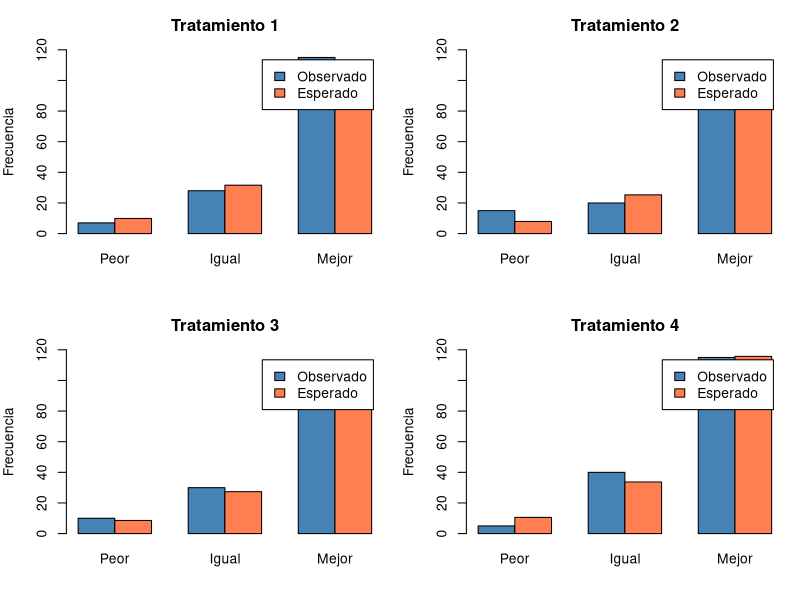
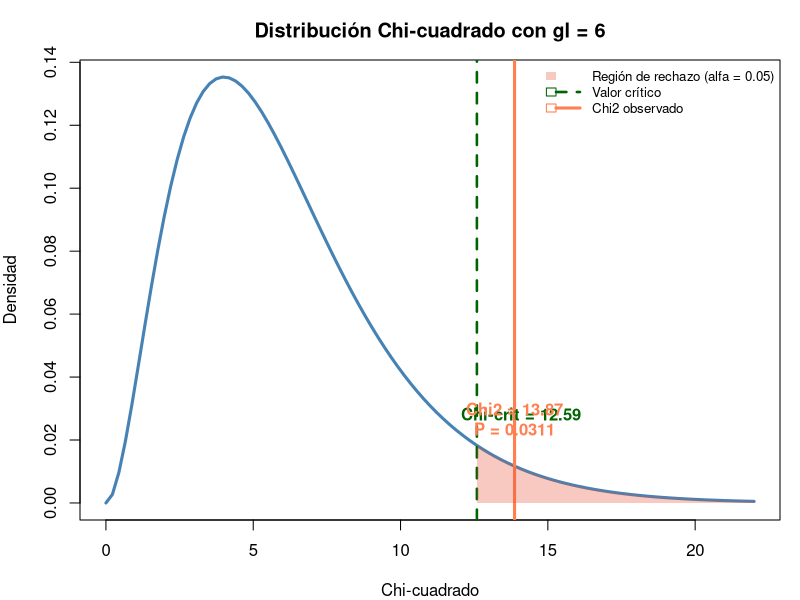
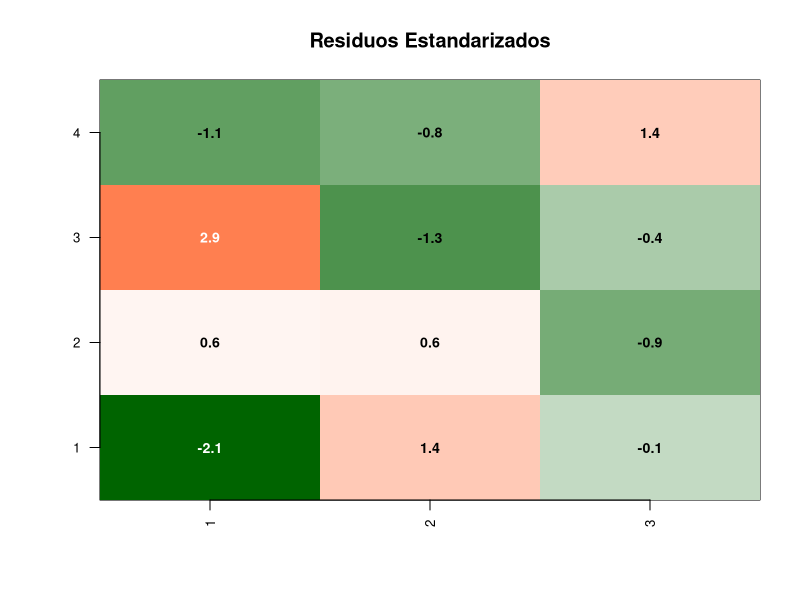
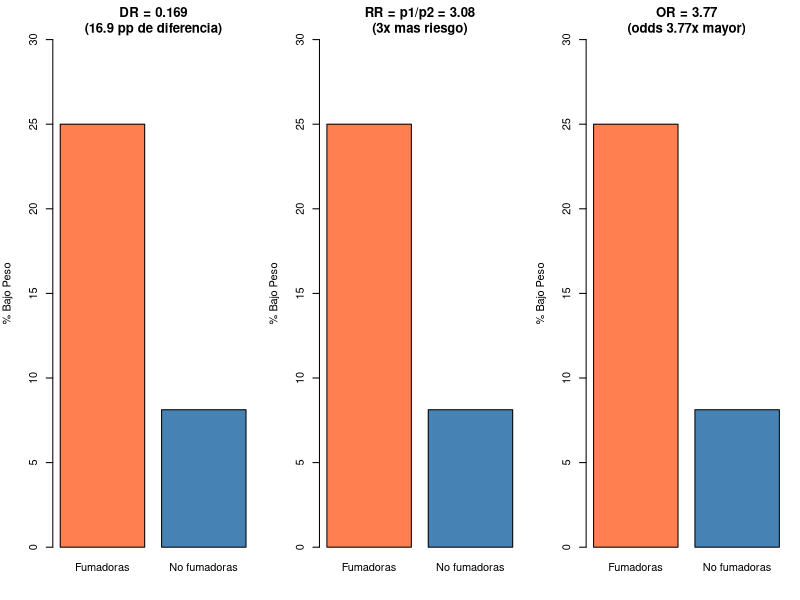
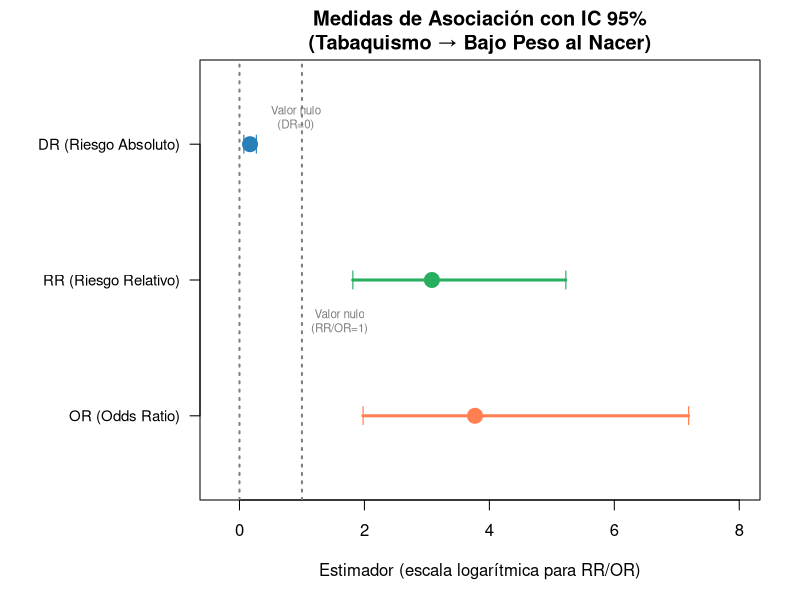
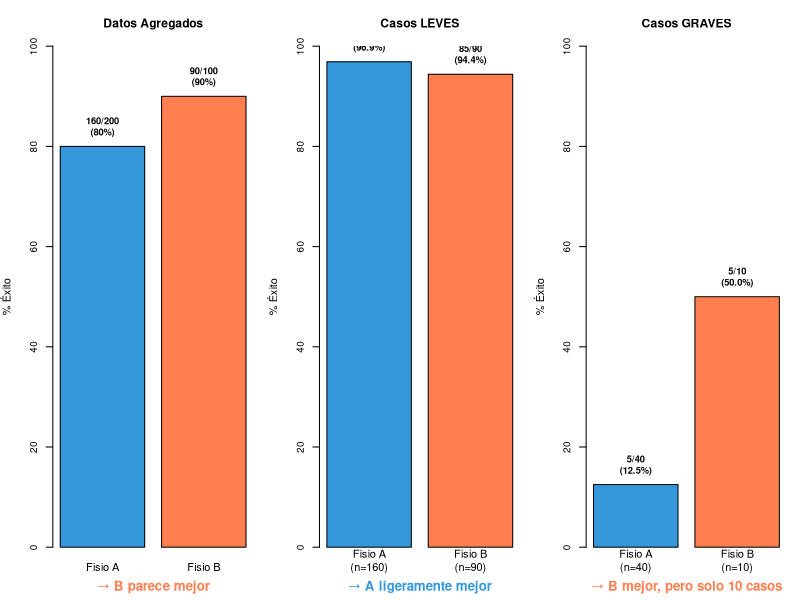
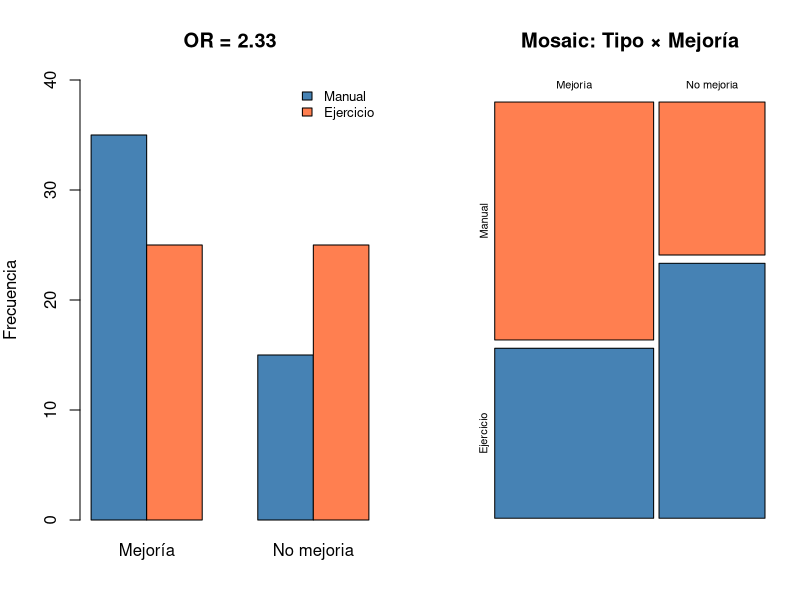

Write the R code that produced these figures, in order.
## ---- chunk 1
trat <- matrix(c(7,28,115,15,20,85,10,30,90,5,40,115), nrow=4, byrow=TRUE)
round(chisq.test(trat)$expected, 2)
## ---- chunk 2
#| fig-height: 5.5
O <- matrix(c(7,28,115, 15,20,85, 10,30,90, 5,40,115), nrow=4, byrow=TRUE)
E <- matrix(c(9.91,31.61,108.48, 7.93,25.29,86.79, 8.59,27.39,94.02, 10.57,33.71,115.71), nrow=4, byrow=TRUE)

par(mfrow=c(2,2), mar=c(4,4,3,1))
for(i in 1:4){
  barplot(rbind(O[i,], E[i,]), beside=TRUE, names=c("Peor","Igual","Mejor"),
          col=c("steelblue","coral"), main=paste("Tratamiento",i),
          ylab="Frecuencia", ylim=c(0,120), legend=c("Observado","Esperado"))
}
par(mfrow=c(1,1))
## ---- chunk 3
chi <- chisq.test(trat)
cat("χ²exp =", round(chi$statistic,2), "| gl =", chi$parameter,
    "| P =", round(chi$p.value,4))
## ---- chunk 4
#| fig-height: 5
gl <- 6
chi_exp <- 13.87
chi_crit <- qchisq(0.95, gl)
p_val <- round(1 - pchisq(chi_exp, gl), 4)

curve(dchisq(x, gl), 0, 22, lwd = 3, col = "steelblue",
      main = "Distribución Chi-cuadrado con gl = 6",
      xlab = "Chi-cuadrado", ylab = "Densidad")
abline(v = chi_crit, col = "darkgreen", lwd = 2.5, lty = 2)
abline(v = chi_exp, col = "coral", lwd = 3)
# Región de rechazo
xr <- seq(chi_crit, 22, 0.01)
yr <- dchisq(xr, gl)
polygon(c(xr, rev(xr)), c(yr, rep(0, length(yr))),
        col = rgb(0.9, 0.3, 0.2, 0.3), border = NA)
# Etiquetas
text(chi_crit + 1.5, dchisq(chi_crit, gl) + 0.01,
     "Chi-crit = 12.59", col = "darkgreen", font = 2)
text(chi_exp, dchisq(chi_exp, gl) + 0.015,
     paste0("Chi2 = ", chi_exp, "\nP = ", p_val), col = "coral", font = 2)
legend("topright", c("Región de rechazo (alfa = 0.05)", "Valor crítico", "Chi2 observado"),
       fill = c(rgb(0.9, 0.3, 0.2, 0.3), NA, NA),
       border = c(NA, "darkgreen", "coral"),
       lty = c(NA, 2, 1), lwd = c(NA, 2.5, 3),
       col = c(NA, "darkgreen", "coral"), bty = "n", cex = 0.8)
## ---- chunk 5
chi <- chisq.test(trat)
round(chi$stdres, 2)
# Visualización: heatmap de residuos
par(mfrow=c(1,1), mar=c(5,5,4,2))
sr <- chi$stdres
# Invertir filas para que coincida con el orden visual
image(1:ncol(sr), 1:nrow(sr), t(sr[nrow(sr):1,]),
      col=colorRampPalette(c("darkgreen","white","coral"))(100),
      main="Residuos Estandarizados", xlab="", ylab="", xaxt="n", yaxt="n")
axis(1, at=1:ncol(sr), labels=colnames(sr), las=2, cex.axis=0.8)
axis(2, at=nrow(sr):1, labels=rownames(sr), las=2, cex.axis=0.8)
for(i in 1:nrow(sr))
  for(j in 1:ncol(sr))
    text(j, nrow(sr)-i+1, round(sr[i,j],1), 
         col=ifelse(abs(sr[i,j])>2,"white","black"), font=2, cex=0.85)

## ---- chunk 6
tumor <- matrix(c(23,9,6,21,4,3,34,24,17), nrow=3, byrow=TRUE)
chi2 <- chisq.test(tumor)
cat("χ²exp =", round(chi2$statistic,2), "| gl =", chi2$parameter,
    "| P =", round(chi2$p.value,4))
# χ²exp = 7.84, gl = 4, P = 0.0975 → No significativo (pero hay indicios)
## ---- chunk 7
tabla <- matrix(c(20,26,60,294), nrow=2)
chi_yates  <- chisq.test(tabla, correct=TRUE)
chi_pearson <- chisq.test(tabla, correct=FALSE)
cat("Yates: χ² =", round(chi_yates$statistic,2), "| P =", format(chi_yates$p.value, digits=4))
cat("\nPearson: χ² =", round(chi_pearson$statistic,2), "| P =", format(chi_pearson$p.value, digits=4))
## ---- chunk 8
#| fig-height: 5.2
par(mfrow=c(1,3), mar=c(4,4,3,1))
# DR
p1<-20/80; p2<-26/320
barplot(c(p1,p2)*100, names=c("Fumadoras","No fumadoras"), col=c("coral","steelblue"),
        main=paste0("DR = ",round(p1-p2,3),"\n(",round((p1-p2)*100,1)," pp de diferencia)"),
        ylab="% Bajo Peso", ylim=c(0,30))
# RR = 3.08
barplot(c(p1,p2)*100, names=c("Fumadoras","No fumadoras"), col=c("coral","steelblue"),
        main=paste0("RR = p1/p2 = ",round(p1/p2,2),"\n(3x mas riesgo)"),
        ylab="% Bajo Peso", ylim=c(0,30))
# OR = 3.77
barplot(c(p1,p2)*100, names=c("Fumadoras","No fumadoras"), col=c("coral","steelblue"),
        main=paste0("OR = ",round((20*294)/(26*60),2),"\n(odds 3.77x mayor)"),
        ylab="% Bajo Peso", ylim=c(0,30))
par(mfrow=c(1,1))
## ---- chunk 9
O11<-20; O12<-26; O21<-60; O22<-294; C1<-80; C2<-320
d  <- O11/C1 - O12/C2
R  <- (O11/C1) / (O12/C2)
O  <- (O11*O22)/(O12*O21)
cat("Riesgo Absoluto d =", round(d,3),
    "\nRiesgo Relativo R =", round(R,3),
    "\nOdds Ratio      O =", round(O,3))
## ---- chunk 10
#| fig-height: 4.5
# Forest plot de las medidas de asociación con IC 95%
medidas <- c("DR (Riesgo Absoluto)", "RR (Riesgo Relativo)", "OR (Odds Ratio)")
estimador <- c(0.169, 3.08, 3.77)
ic_inf <- c(0.069, 1.813, 1.976)
ic_sup <- c(0.268, 5.222, 7.189)
valor_nulo <- c(0, 1, 1)
colores <- c("#2980b9", "#27ae60", "coral")

par(mar = c(5, 10, 3, 2))
plot(estimador, 3:1, pch = 19, cex = 2, col = colores,
     xlim = c(-0.3, 8), ylim = c(0.5, 3.5), yaxt = "n",
     xlab = "Estimador (escala logarítmica para RR/OR)", ylab = "",
     main = "Medidas de Asociación con IC 95%\n(Tabaquismo → Bajo Peso al Nacer)",
     log = "")
axis(2, at = 3:1, labels = medidas, las = 1, cex.axis = 0.9)
# Intervalos de confianza
for(i in 1:3) {
  lines(c(ic_inf[i], ic_sup[i]), c(3-i+1, 3-i+1), lwd = 3, col = colores[i])
  points(ic_inf[i], 3-i+1, pch = "|", cex = 1.2, col = colores[i])
  points(ic_sup[i], 3-i+1, pch = "|", cex = 1.2, col = colores[i])
}
# Líneas de valor nulo
abline(v = 0, lty = 3, col = "grey50", lwd = 2)
text(0.9, 3.2, "Valor nulo\n(DR=0)", col = "grey50", cex = 0.7)
abline(v = 1, lty = 3, col = "grey50", lwd = 2)
text(1.6, 1.7, "Valor nulo\n(RR/OR=1)", col = "grey50", cex = 0.7)
## ---- chunk 11
n12<-15; n21<-31
z_exp <- (abs(n12-n21)-1)/sqrt(n12+n21)
P <- 2*(1-pnorm(z_exp))
cat("zexp =", round(z_exp,3), "| P =", round(P,4))
## ---- chunk 12
n<-166; n12<-15; n21<-31; z_a<-qnorm(0.975)
d <- (n12-n21)/n
se <- sqrt((n12+n21) - (n12-n21)^2/n) / n
IC <- c(d - z_a*se, d + z_a*se)
cat("Diferencia =", round(d,4), "| IC95% = (", round(IC[1],4), ",", round(IC[2],4), ")")
## ---- chunk 13
matriz <- matrix(c(8, 2, 3, 7), nrow=2, byrow=TRUE)
rownames(matriz) <- c("Terapia", "Control")
colnames(matriz) <- c("Mejoría", "No mejoría")
# Chi-cuadrado: frecuencias esperadas
cat("Frecuencias esperadas:\n"); print(round(chisq.test(matriz)$expected, 1))
# Fisher exact test
fisher.test(matriz)
## ---- chunk 14
p1 <- 0.60; p2 <- 0.36
DR <- p1 - p2
NNT <- 1 / abs(DR)
cat("DR =", round(DR, 3), "\nNNT =", round(NNT, 1),
    "\n→ Necesitas tratar", ceiling(NNT), "pacientes con electroterapia",
    "\n  para que 1 adicional mejore respecto a ejercicio solo")
## ---- chunk 15
#| fig-height: 5.5
par(mfrow = c(1, 3), mar = c(4, 4, 3.5, 1))

# --- Datos ---
# Agregado: A: 160/200 = 80%, B: 90/100 = 90%
# Estratificado por gravedad:
# Leves:  A = 155/160 (96.9%), B = 85/90 (94.4%)
# Graves: A =   5/40  (12.5%), B =  5/10 (50.0%)

# Panel 1: Datos agregados
bp1 <- barplot(c(80, 90), names = c("Fisio A", "Fisio B"),
               col = c("#3498db", "coral"), ylim = c(0, 100),
               main = "Datos Agregados", ylab = "% Éxito",
               cex.main = 1.1, cex.axis = 0.9)
text(bp1, c(80, 90) + 4, labels = c("160/200\n(80%)", "90/100\n(90%)"),
     cex = 0.85, font = 2)
mtext("→ B parece mejor", side = 1, line = 2.5, cex = 0.8, col = "coral", font = 2)

# Panel 2: Leves
bp2 <- barplot(c(96.9, 94.4), names = c("Fisio A\n(n=160)", "Fisio B\n(n=90)"),
               col = c("#3498db", "coral"), ylim = c(0, 100),
               main = "Casos LEVES", ylab = "% Éxito",
               cex.main = 1.1, cex.axis = 0.9)
text(bp2, c(96.9, 94.4) + 4, labels = c("155/160\n(96.9%)", "85/90\n(94.4%)"),
     cex = 0.85, font = 2)
mtext("→ A ligeramente mejor", side = 1, line = 2.5, cex = 0.8, col = "#3498db", font = 2)

# Panel 3: Graves
bp3 <- barplot(c(12.5, 50), names = c("Fisio A\n(n=40)", "Fisio B\n(n=10)"),
               col = c("#3498db", "coral"), ylim = c(0, 100),
               main = "Casos GRAVES", ylab = "% Éxito",
               cex.main = 1.1, cex.axis = 0.9)
text(bp3, c(12.5, 50) + 4, labels = c("5/40\n(12.5%)", "5/10\n(50.0%)"),
     cex = 0.85, font = 2)
mtext("→ B mejor, pero solo 10 casos", side = 1, line = 2.5, cex = 0.8, col = "coral", font = 2)
## ---- chunk 16
#| fig-height: 5.5
tabla <- matrix(c(35, 25, 15, 25), nrow=2,
                dimnames=list(c("Manual","Ejercicio"), c("Mejoría","No mejoria")))
chi <- chisq.test(tabla, correct=FALSE)
OR <- 35*25/(15*25)

par(mfrow=c(1,2), mar=c(4,4,4,1))
# Panel 1: Barras agrupadas
barplot(tabla, beside=TRUE, col=c("steelblue","coral"),
        main=paste0("OR = ", round(OR,2)), ylab="Frecuencia", ylim=c(0,40))
legend("topright", c("Manual","Ejercicio"), fill=c("steelblue","coral"), bty="n", cex=0.8)
# Panel 2: Mosaic
mosaicplot(t(tabla), main="Mosaic: Tipo × Mejoría", color=c("coral","steelblue"))
par(mfrow=c(1,1))

cat("OR =", round(OR,2), "χ² =", round(chi$statistic,2),
    "gl =", chi$parameter, "P =", round(chi$p.value,4))
